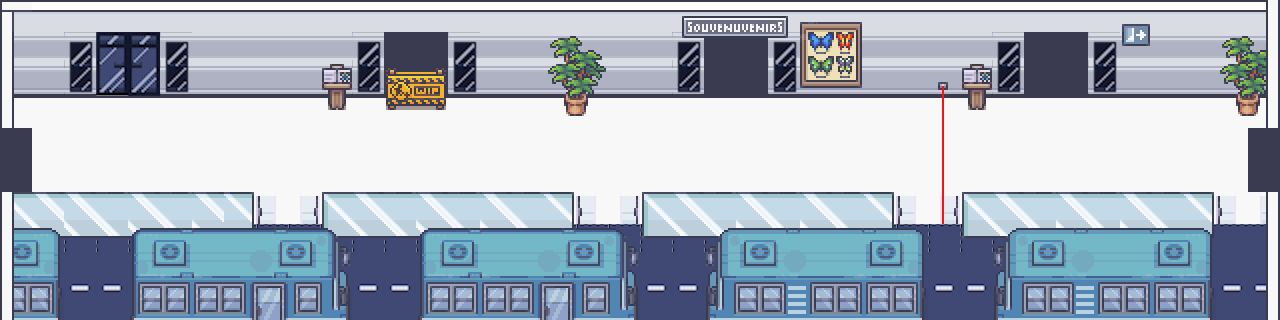

The image is a tile-based game level rendered from a .tmx file. Its description and source (layers, tilesets, objects; grid data summarised) follow:
An orthogonal 40x10 tile map with 32x32 px tiles, 5 tile layers (Floor, Wall, Doors, Elements, ...), 6 tilesets and 1 object (start).

<map version="1.10" tiledversion="1.10.2" orientation="orthogonal" renderorder="right-down" width="40" height="10" tilewidth="32" tileheight="32" infinite="0" nextlayerid="7" nextobjectid="5">
 <editorsettings>
  <export target="assets/Terminals2.tmj" format="json" />
 </editorsettings>
 <tileset firstgid="1" name="Room_Builder_32x32" tilewidth="32" tileheight="32" tilecount="8284" columns="76">
  <image source="assets/Room_Builder_32x32.png" width="2432" height="3488" />
 </tileset>
 <tileset firstgid="8285" name="16_Grocery_store_32x32" tilewidth="32" tileheight="32" tilecount="1248" columns="16">
  <image source="assets/16_Grocery_store_32x32.png" width="512" height="2496" />
 </tileset>
 <tileset firstgid="9533" name="Street32x32" tilewidth="32" tileheight="32" tilecount="256" columns="32">
  <image source="assets/Street32x32.png" width="1024" height="256" />
 </tileset>
 <tileset firstgid="9789" name="Buildings32x32" tilewidth="32" tileheight="32" tilecount="180" columns="12">
  <image source="assets/Buildings32x32.png" width="384" height="480" />
 </tileset>
 <tileset firstgid="9969" name="22_Museum_32x32" tilewidth="32" tileheight="32" tilecount="1952" columns="16">
  <image source="assets/22_Museum_32x32.png" width="512" height="3904" />
 </tileset>
 <tileset firstgid="11921" name="10_Vehicles_32x32" tilewidth="32" tileheight="32" tilecount="3456" columns="32">
  <image source="assets/10_Vehicles_32x32.png" width="1024" height="3456" />
 </tileset>
 <layer id="2" name="Floor" width="40" height="10">
  <data>[400 cells, 280 non-empty, 20 distinct tile ids]</data>
 </layer>
 <layer id="1" name="Wall" width="40" height="10">
  <data>[400 cells, 120 non-empty, 9 distinct tile ids]</data>
 </layer>
 <layer id="4" name="Doors" width="40" height="10">
  <data>[400 cells, 105 non-empty, 18 distinct tile ids]</data>
 </layer>
 <layer id="5" name="Elements" width="40" height="10">
  <data>[400 cells, 131 non-empty, 70 distinct tile ids]</data>
 </layer>
 <layer id="3" name="WallBorders" width="40" height="10">
  <data>[400 cells, 16 non-empty, 4 distinct tile ids]</data>
 </layer>
 <objectgroup id="6" name="objectLayer">
  <object id="4" name="start" x="1056.37" y="134.538">
   <point />
  </object>
 </objectgroup>
</map>
